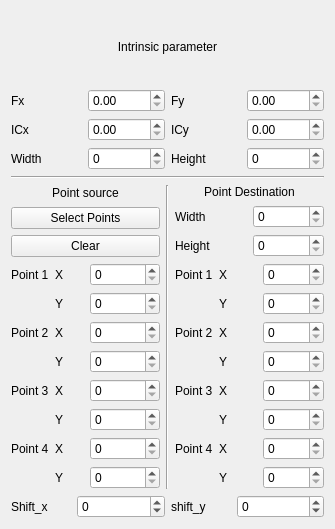
              <widget class="QWidget" name="page_4">
               <property name="geometry">
                <rect>
                 <x>0</x>
                 <y>0</y>
                 <width>335</width>
                 <height>529</height>
                </rect>
               </property>
               <attribute name="label">
                <string>Image 4</string>
               </attribute>
               <layout class="QVBoxLayout" name="verticalLayout_26">
                <item>
                 <layout class="QVBoxLayout" name="verticalLayout_22">
                  <item>
                   <widget class="QLabel" name="label_114">
                    <property name="text">
                     <string>Intrinsic parameter</string>
                    </property>
                    <property name="alignment">
                     <set>Qt::AlignCenter</set>
                    </property>
                   </widget>
                  </item>
                  <item>
                   <layout class="QGridLayout" name="gridLayout_14">
                    <item row="0" column="3">
                     <widget class="QDoubleSpinBox" name="doubleSpinBox_fy_3">
                      <property name="maximum">
                       <double>10000.000000000000000</double>
                      </property>
                     </widget>
                    </item>
                    <item row="2" column="3">
                     <widget class="QDoubleSpinBox" name="doubleSpinBox_icy_3">
                      <property name="maximum">
                       <double>10000.000000000000000</double>
                      </property>
                     </widget>
                    </item>
                    <item row="2" column="2">
                     <widget class="QLabel" name="label_115">
                      <property name="text">
                       <string>ICy</string>
                      </property>
                     </widget>
                    </item>
                    <item row="0" column="2">
                     <widget class="QLabel" name="label_116">
                      <property name="text">
                       <string>Fy</string>
                      </property>
                     </widget>
                    </item>
                    <item row="2" column="0">
                     <widget class="QLabel" name="label_117">
                      <property name="text">
                       <string>ICx</string>
                      </property>
                     </widget>
                    </item>
                    <item row="3" column="0">
                     <widget class="QLabel" name="label_118">
                      <property name="text">
                       <string>Width</string>
                      </property>
                     </widget>
                    </item>
                    <item row="3" column="2">
                     <widget class="QLabel" name="label_119">
                      <property name="text">
                       <string>Height</string>
                      </property>
                     </widget>
                    </item>
                    <item row="0" column="0">
                     <widget class="QLabel" name="label_120">
                      <property name="text">
                       <string>Fx</string>
                      </property>
                     </widget>
                    </item>
                    <item row="3" column="1">
                     <widget class="QSpinBox" name="spinBox_width_3">
                      <property name="minimumSize">
                       <size>
                        <width>70</width>
                        <height>0</height>
                       </size>
                      </property>
                      <property name="maximum">
                       <number>10000</number>
                      </property>
                     </widget>
                    </item>
                    <item row="0" column="1">
                     <widget class="QDoubleSpinBox" name="doubleSpinBox_fx_3">
                      <property name="maximum">
                       <double>10000.000000000000000</double>
                      </property>
                     </widget>
                    </item>
                    <item row="2" column="1">
                     <widget class="QDoubleSpinBox" name="doubleSpinBox_icx_3">
                      <property name="maximum">
                       <double>10000.000000000000000</double>
                      </property>
                     </widget>
                    </item>
                    <item row="3" column="3">
                     <widget class="QSpinBox" name="spinBox_height_3">
                      <property name="minimumSize">
                       <size>
                        <width>70</width>
                        <height>0</height>
                       </size>
                      </property>
                      <property name="maximum">
                       <number>10000</number>
                      </property>
                     </widget>
                    </item>
                   </layout>
                  </item>
                  <item>
                   <widget class="Line" name="line_7">
                    <property name="orientation">
                     <enum>Qt::Horizontal</enum>
                    </property>
                   </widget>
                  </item>
                  <item>
                   <layout class="QHBoxLayout" name="horizontalLayout_7">
                    <item>
                     <layout class="QVBoxLayout" name="verticalLayout_23">
                      <item>
                       <widget class="QLabel" name="label_121">
                        <property name="text">
                         <string>Point source</string>
                        </property>
                        <property name="alignment">
                         <set>Qt::AlignCenter</set>
                        </property>
                       </widget>
                      </item>
                      <item>
                       <layout class="QVBoxLayout" name="verticalLayout_24">
                        <item>
                         <widget class="QPushButton" name="button_select_point_3">
                          <property name="text">
                           <string>Select Points</string>
                          </property>
                          <property name="checkable">
                           <bool>true</bool>
                          </property>
                         </widget>
                        </item>
                        <item>
                         <widget class="QPushButton" name="button_clear_3">
                          <property name="text">
                           <string>Clear</string>
                          </property>
                         </widget>
                        </item>
                       </layout>
                      </item>
                      <item>
                       <layout class="QGridLayout" name="gridLayout_15">
                        <item row="6" column="0">
                         <widget class="QLabel" name="label_122">
                          <property name="text">
                           <string>Point 4</string>
                          </property>
                         </widget>
                        </item>
                        <item row="4" column="2">
                         <widget class="QSpinBox" name="spinBox_src_point3_x_3">
                          <property name="maximum">
                           <number>10000</number>
                          </property>
                         </widget>
                        </item>
                        <item row="1" column="2">
                         <widget class="QSpinBox" name="spinBox_src_point1_y_3">
                          <property name="maximum">
                           <number>10000</number>
                          </property>
                         </widget>
                        </item>
                        <item row="3" column="1">
                         <widget class="QLabel" name="label_123">
                          <property name="text">
                           <string>Y</string>
                          </property>
                         </widget>
                        </item>
                        <item row="0" column="1">
                         <widget class="QLabel" name="label_124">
                          <property name="text">
                           <string>X</string>
                          </property>
                         </widget>
                        </item>
                        <item row="5" column="2">
                         <widget class="QSpinBox" name="spinBox_src_point3_y_3">
                          <property name="maximum">
                           <number>10000</number>
                          </property>
                         </widget>
                        </item>
                        <item row="1" column="1">
                         <widget class="QLabel" name="label_125">
                          <property name="text">
                           <string>Y</string>
                          </property>
                         </widget>
                        </item>
                        <item row="7" column="1">
                         <widget class="QLabel" name="label_126">
                          <property name="text">
                           <string>Y</string>
                          </property>
                         </widget>
                        </item>
                        <item row="4" column="0">
                         <widget class="QLabel" name="label_127">
                          <property name="text">
                           <string>Point 3</string>
                          </property>
                         </widget>
                        </item>
                        <item row="0" column="2">
                         <widget class="QSpinBox" name="spinBox_src_point1_x_3">
                          <property name="minimumSize">
                           <size>
                            <width>70</width>
                            <height>0</height>
                           </size>
                          </property>
                          <property name="maximumSize">
                           <size>
                            <width>10000</width>
                            <height>16777215</height>
                           </size>
                          </property>
                          <property name="maximum">
                           <number>10000</number>
                          </property>
                          <property name="value">
                           <number>0</number>
                          </property>
                         </widget>
                        </item>
                        <item row="5" column="1">
                         <widget class="QLabel" name="label_128">
                          <property name="text">
                           <string>Y</string>
                          </property>
                         </widget>
                        </item>
                        <item row="2" column="2">
                         <widget class="QSpinBox" name="spinBox_src_point2_x_3">
                          <property name="maximum">
                           <number>10000</number>
                          </property>
                         </widget>
                        </item>
                        <item row="2" column="0">
                         <widget class="QLabel" name="label_129">
                          <property name="text">
                           <string>Point 2</string>
                          </property>
                         </widget>
                        </item>
                        <item row="0" column="0">
                         <widget class="QLabel" name="label_130">
                          <property name="text">
                           <string>Point 1</string>
                          </property>
                         </widget>
                        </item>
                        <item row="2" column="1">
                         <widget class="QLabel" name="label_131">
                          <property name="text">
                           <string>X</string>
                          </property>
                         </widget>
                        </item>
                        <item row="6" column="2">
                         <widget class="QSpinBox" name="spinBox_src_point4_x_3">
                          <property name="maximum">
                           <number>10000</number>
                          </property>
                         </widget>
                        </item>
                        <item row="6" column="1">
                         <widget class="QLabel" name="label_132">
                          <property name="text">
                           <string>X</string>
                          </property>
                         </widget>
                        </item>
                        <item row="4" column="1">
                         <widget class="QLabel" name="label_133">
                          <property name="text">
                           <string>X</string>
                          </property>
                         </widget>
                        </item>
                        <item row="3" column="2">
                         <widget class="QSpinBox" name="spinBox_src_point2_y_3">
                          <property name="maximum">
                           <number>10000</number>
                          </property>
                         </widget>
                        </item>
                        <item row="7" column="2">
                         <widget class="QSpinBox" name="spinBox_src_point4_y_3">
                          <property name="maximum">
                           <number>10000</number>
                          </property>
                         </widget>
                        </item>
                       </layout>
                      </item>
                     </layout>
                    </item>
                    <item>
                     <widget class="Line" name="line_8">
                      <property name="orientation">
                       <enum>Qt::Vertical</enum>
                      </property>
                     </widget>
                    </item>
                    <item>
                     <layout class="QVBoxLayout" name="verticalLayout_25">
                      <item>
                       <widget class="QLabel" name="label_134">
                        <property name="text">
                         <string>Point Destination</string>
                        </property>
                        <property name="alignment">
                         <set>Qt::AlignCenter</set>
                        </property>
                       </widget>
                      </item>
                      <item>
                       <layout class="QGridLayout" name="gridLayout_16">
                        <item row="0" column="0">
                         <widget class="QLabel" name="label_135">
                          <property name="text">
                           <string>Width</string>
                          </property>
                         </widget>
                        </item>
                        <item row="0" column="1">
                         <widget class="QSpinBox" name="spinBox_width_dst_3">
                          <property name="maximum">
                           <number>10000</number>
                          </property>
                         </widget>
                        </item>
                        <item row="1" column="0">
                         <widget class="QLabel" name="label_136">
                          <property name="text">
                           <string>Height</string>
                          </property>
                         </widget>
                        </item>
                        <item row="1" column="1">
                         <widget class="QSpinBox" name="spinBox_height_dst_3">
                          <property name="maximum">
                           <number>10000</number>
                          </property>
                         </widget>
                        </item>
                       </layout>
                      </item>
                      <item>
                       <layout class="QGridLayout" name="gridLayout_17">
                        <item row="4" column="2">
                         <widget class="QSpinBox" name="spinBox_dst_point2_y_3">
                          <property name="maximum">
                           <number>10000</number>
                          </property>
                         </widget>
                        </item>
                        <item row="7" column="2">
                         <widget class="QSpinBox" name="spinBox_dst_point4_x_3">
                          <property name="maximum">
                           <number>10000</number>
                          </property>
                         </widget>
                        </item>
                        <item row="6" column="2">
                         <widget class="QSpinBox" name="spinBox_dst_point3_y_3">
                          <property name="maximum">
                           <number>10000</number>
                          </property>
                         </widget>
                        </item>
                        <item row="2" column="1">
                         <widget class="QLabel" name="label_138">
                          <property name="text">
                           <string>Y</string>
                          </property>
                         </widget>
                        </item>
                        <item row="3" column="0">
                         <widget class="QLabel" name="label_147">
                          <property name="text">
                           <string>Point 2</string>
                          </property>
                         </widget>
                        </item>
                        <item row="8" column="2">
                         <widget class="QSpinBox" name="spinBox_dst_point4_y_3">
                          <property name="maximum">
                           <number>10000</number>
                          </property>
                         </widget>
                        </item>
                        <item row="0" column="0">
                         <widget class="QLabel" name="label_141">
                          <property name="text">
                           <string>Point 1</string>
                          </property>
                         </widget>
                        </item>
                        <item row="7" column="1">
                         <widget class="QLabel" name="label_142">
                          <property name="text">
                           <string>X</string>
                          </property>
                         </widget>
                        </item>
                        <item row="7" column="0">
                         <widget class="QLabel" name="label_137">
                          <property name="text">
                           <string>Point 4</string>
                          </property>
                         </widget>
                        </item>
                        <item row="2" column="2">
                         <widget class="QSpinBox" name="spinBox_dst_point1_y_3">
                          <property name="maximum">
                           <number>10000</number>
                          </property>
                         </widget>
                        </item>
                        <item row="8" column="1">
                         <widget class="QLabel" name="label_145">
                          <property name="text">
                           <string>Y</string>
                          </property>
                         </widget>
                        </item>
                        <item row="3" column="1">
                         <widget class="QLabel" name="label_143">
                          <property name="text">
                           <string>X</string>
                          </property>
                         </widget>
                        </item>
                        <item row="5" column="0">
                         <widget class="QLabel" name="label_139">
                          <property name="text">
                           <string>Point 3</string>
                          </property>
                         </widget>
                        </item>
                        <item row="5" column="1">
                         <widget class="QLabel" name="label_146">
                          <property name="text">
                           <string>X</string>
                          </property>
                         </widget>
                        </item>
                        <item row="6" column="1">
                         <widget class="QLabel" name="label_144">
                          <property name="text">
                           <string>Y</string>
                          </property>
                         </widget>
                        </item>
                        <item row="5" column="2">
                         <widget class="QSpinBox" name="spinBox_dst_point3_x_3">
                          <property name="maximum">
                           <number>10000</number>
                          </property>
                         </widget>
                        </item>
                        <item row="0" column="1">
                         <widget class="QLabel" name="label_148">
                          <property name="text">
                           <string>X</string>
                          </property>
                         </widget>
                        </item>
                        <item row="3" column="2">
                         <widget class="QSpinBox" name="spinBox_dst_point2_x_3">
                          <property name="maximum">
                           <number>10000</number>
                          </property>
                         </widget>
                        </item>
                        <item row="4" column="1">
                         <widget class="QLabel" name="label_140">
                          <property name="text">
                           <string>Y</string>
                          </property>
                         </widget>
                        </item>
                        <item row="0" column="2">
                         <widget class="QSpinBox" name="spinBox_dst_point1_x_3">
                          <property name="maximum">
                           <number>10000</number>
                          </property>
                         </widget>
                        </item>
                       </layout>
                      </item>
                     </layout>
                    </item>
                   </layout>
                  </item>
                 </layout>
                </item>
                <item>
                 <layout class="QHBoxLayout" name="horizontalLayout_18">
                  <item>
                   <widget class="QLabel" name="label_223">
                    <property name="maximumSize">
                     <size>
                      <width>60</width>
                      <height>16777215</height>
                     </size>
                    </property>
                    <property name="text">
                     <string>Shift_x</string>
                    </property>
                   </widget>
                  </item>
                  <item>
                   <widget class="QSpinBox" name="spinBox_shift_x_5">
                    <property name="minimum">
                     <number>-1000</number>
                    </property>
                    <property name="maximum">
                     <number>1000</number>
                    </property>
                    <property name="value">
                     <number>0</number>
                    </property>
                   </widget>
                  </item>
                  <item>
                   <widget class="QLabel" name="label_224">
                    <property name="maximumSize">
                     <size>
                      <width>60</width>
                      <height>16777215</height>
                     </size>
                    </property>
                    <property name="text">
                     <string>shift_y</string>
                    </property>
                   </widget>
                  </item>
                  <item>
                   <widget class="QSpinBox" name="spinBox_shift_y_5">
                    <property name="minimum">
                     <number>-1000</number>
                    </property>
                    <property name="maximum">
                     <number>1000</number>
                    </property>
                    <property name="value">
                     <number>0</number>
                    </property>
                   </widget>
                  </item>
                 </layout>
                </item>
               </layout>
              </widget>
